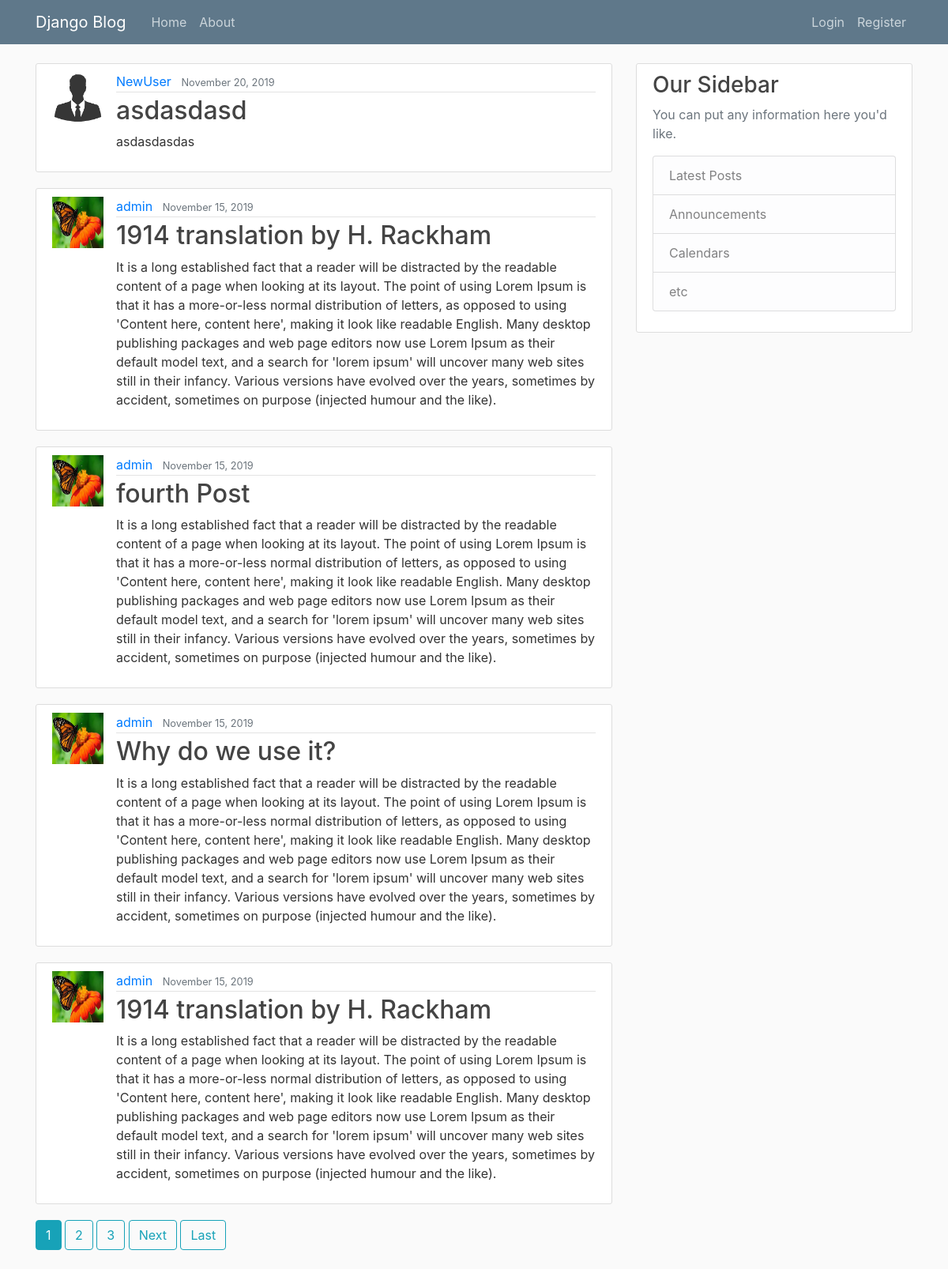
The page / on the database its author committed.
### blog/models.py (models this page shows, shortened)
class Post(models.Model):
    title = models.CharField(max_length=100)
    content = models.TextField()
    date_posted = models.DateTimeField(default=timezone.now)
    author  = models.ForeignKey(User, on_delete=models.CASCADE)

### users/models.py (models this page shows, shortened)
class Profile(models.Model):
    user = models.OneToOneField(User, on_delete=models.CASCADE)
    image = models.ImageField(default='default.jpg', upload_to='profile_pics')

### blog/views.py (the view)
# urls.py: path('', PostListView.as_view() , name="blog-home"),
class PostListView(ListView):
    model = Post
    template_name = 'blog/home.html'
    context_object_name = 'posts'
    ordering = ['-date_posted']
    paginate_by = 5

### blog/templates/blog/home.html (shortened to what this page needs)
{% extends "blog/base.html" %}
    {% block content %}
        {% for post in posts %}
            <article class="media content-section">
                <img class="rounded-cirlce article-img" src="{{ post.author.profile.image.url }}">
                <div class="media-body">
                <div class="article-metadata">
                    <a class="mr-2" href="{% url 'user-posts' post.author.username %}">{{ post.author }}</a>
                    <small class="text-muted">{{ post.date_posted | date:"F d, Y" }}</small>
                </div>
                <h2><a class="article-title" href="{% url 'post-detail' post.id %}">{{ post.title }}</a></h2>
                <p class="article-content">{{ post.content }}</p>
                </div>
            </article>
        {% endfor %}
        {% if is_paginated %}
            {% for num in page_obj.paginator.page_range %}
                {% if page_obj.number == num %}
                    <a href="?page={{ num }}" class="btn btn-info mb-4">{{ num }}</a>
                {% elif num > page_obj.number|add:'-3' and num < page_obj.number|add:'3' %}
                    <a href="?page={{ num }}" class="btn btn-outline-info mb-4">{{ num }}</a>
                {% endif %}
            {% endfor %}
            {% if page_obj.has_next %}
                <a href="?page={{ page_obj.next_page_number }}" class="btn btn-outline-info mb-4">Next</a>
                <a href="?page={{ page_obj.paginator.num_pages }}" class="btn btn-outline-info mb-4">Last</a>
            {% endif %}
        {% endif %}
    {% endblock content %}

### blog/templates/blog/base.html (shortened to what this page needs)
{% load static %}
<!DOCTYPE html>
<html>
    <head>
        <link rel="stylesheet" href="https://maxcdn.bootstrapcdn.com/bootstrap/4.0.0/css/bootstrap.min.css">
        <link rel="stylesheet" type="text/css" href="{% static 'blog/main.css' %}">
    </head>
    <body>
        <header class="site-header">
            <nav class="navbar navbar-expand-md navbar-dark bg-steel fixed-top">
                <div class="container">
                <a class="navbar-brand mr-4" href="/">Django Blog</a>
                <div class="collapse navbar-collapse" id="navbarToggle">
                    <div class="navbar-nav mr-auto">
                    <a class="nav-item nav-link" href="{% url 'blog-home' %}">Home</a>
                    <a class="nav-item nav-link" href="{% url 'blog-about' %}">About</a>
                    </div>
                    <div class="navbar-nav">
                    {% if user.is_authenticated %}
                        <a class="nav-item nav-link" href="{% url 'post-create' %}">New Post</a>
                        <a class="nav-item nav-link" href="{% url 'profile' %}">Profile</a>
                        <a class="nav-item nav-link" href="{% url 'logout' %}">Logout</a>
                    {% else %}
                        <a class="nav-item nav-link" href="{% url 'login' %}">Login</a>
                        <a class="nav-item nav-link" href="{% url 'register' %}">Register</a>
                    {% endif %}
                    </div>
                </div>
                </div>
            </nav>
        </header>
        <main role="main" class="container">
            <div class="row">
                <div class="col-md-8">
                {% block content %}{% endblock %}
                </div>
                <div class="col-md-4">
                <div class="content-section">
                    <h3>Our Sidebar</h3>
                    <p class='text-muted'>You can put any information here you'd like.
                    <ul class="list-group">
                        <li class="list-group-item list-group-item-light">Latest Posts</li>
                        <li class="list-group-item list-group-item-light">Announcements</li>
                        <li class="list-group-item list-group-item-light">Calendars</li>
                        <li class="list-group-item list-group-item-light">etc</li>
                    </ul>
                    </p>
                </div>
                </div>
            </div>
        </main>
    </body>
</html>

### blog/static/blog/main.css (style rules this page uses)
body { background: #fafafa; color: #333333; margin-top: 5rem; }
h1, h2, h3, h4, h5, h6 { color: #444444; }
ul { margin: 0; }
.bg-steel { background-color: #5f788a; }
.site-header .navbar-nav .nav-link { color: #cbd5db; }
.content-section { background: #ffffff; padding: 10px 20px; border: 1px solid #dddddd; border-radius: 3px; margin-bottom: 20px; }
.article-title { color: #444444; }
.article-content { white-space: pre-line; }
.article-img { height: 65px; width: 65px; margin-right: 16px; }
.article-metadata { padding-bottom: 1px; margin-bottom: 4px; border-bottom: 1px solid #e3e3e3 }

### rows shown on the page
Post: author.profile.image (placeholder picture), author "NewUser", date_posted "November 20, 2019", title "asdasdasd", content "asdasdasdas"
Post: author.profile.image (picture), author "admin", date_posted "November 15, 2019", title "1914 translation by H. Rackham", content "It is a long established fact that a reader will be distracted by the readable content of a page when looking at its layout. The point of using Lorem Ipsum is that it has a more-or-less normal distribution of letters, as opposed to using 'Content here, content here', making it look like readable English. Many desktop publishing packages and web page editors now use Lorem Ipsum as their default model text, and a search for 'lorem ipsum' will uncover many web sites still in their infancy. Various versions have evolved over the years, sometimes by accident, sometimes on purpose (injected humour and the like)."
Post: author.profile.image (picture), author "admin", date_posted "November 15, 2019", title "fourth Post", content "It is a long established fact that a reader will be distracted by the readable content of a page when looking at its layout. The point of using Lorem Ipsum is that it has a more-or-less normal distribution of letters, as opposed to using 'Content here, content here', making it look like readable English. Many desktop publishing packages and web page editors now use Lorem Ipsum as their default model text, and a search for 'lorem ipsum' will uncover many web sites still in their infancy. Various versions have evolved over the years, sometimes by accident, sometimes on purpose (injected humour and the like)."
Post: author.profile.image (picture), author "admin", date_posted "November 15, 2019", title "Why do we use it?", content "It is a long established fact that a reader will be distracted by the readable content of a page when looking at its layout. The point of using Lorem Ipsum is that it has a more-or-less normal distribution of letters, as opposed to using 'Content here, content here', making it look like readable English. Many desktop publishing packages and web page editors now use Lorem Ipsum as their default model text, and a search for 'lorem ipsum' will uncover many web sites still in their infancy. Various versions have evolved over the years, sometimes by accident, sometimes on purpose (injected humour and the like)."
Post: author.profile.image (picture), author "admin", date_posted "November 15, 2019", title "1914 translation by H. Rackham", content "It is a long established fact that a reader will be distracted by the readable content of a page when looking at its layout. The point of using Lorem Ipsum is that it has a more-or-less normal distribution of letters, as opposed to using 'Content here, content here', making it look like readable English. Many desktop publishing packages and web page editors now use Lorem Ipsum as their default model text, and a search for 'lorem ipsum' will uncover many web sites still in their infancy. Various versions have evolved over the years, sometimes by accident, sometimes on purpose (injected humour and the like)."

### other values the page prints
{{ num }} "1"
{{ num }} "2" "3"
